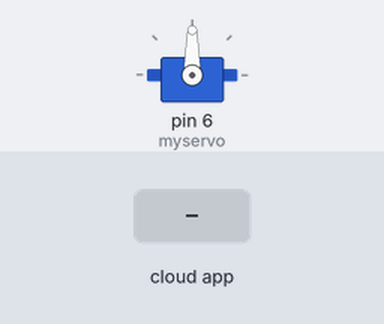
Recording of a sketch running on a simulated Arduino Uno, built with avr-gcc and run on an emulated ATmega328P. Shown: servo. The test bench sets the inputs (shaded band). The ROS host is connected and sends only what is stated.

Above: at 1.2 s.
1.3 s: the phone or cloud app sets new_rudder_heading to 0
At 2.5 s:
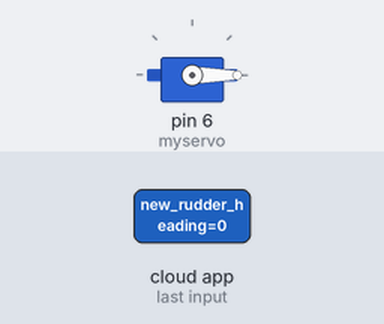
2.8 s: the phone or cloud app sets new_rudder_heading to 45
At 3.8 s:
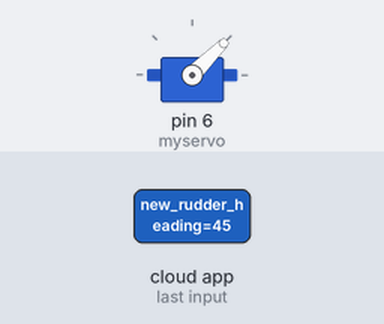
4.3 s: the phone or cloud app sets new_rudder_heading to 180
At 4.9 s:
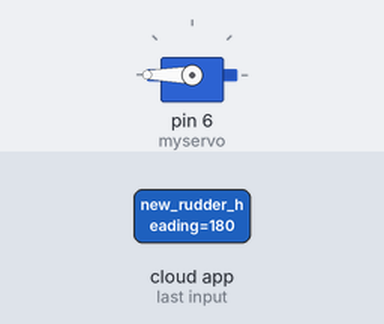
5.8 s: the phone or cloud app sets new_rudder_heading to 90
At 6.1 s:
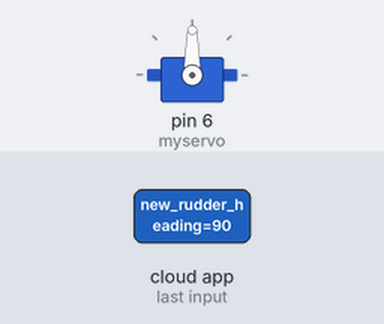
Timing chart, 0 to 8.3 s (numbered marks = the images above; inputs shaded):
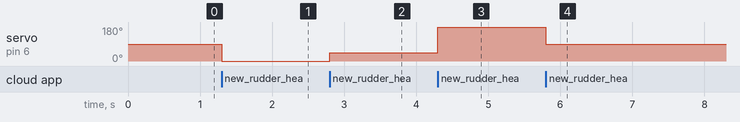

The sketch:

rudderControl.ino
```cpp
/*
 * rosserial subscriber to rudder heading
 * moves rudder to match heading
 */

#include <ros.h>
#include <Servo.h>
#include <std_msgs/Int32.h>

Servo myservo;
ros::NodeHandle  nh;

void messageCb( const std_msgs::Int32& rudderHeading){
  myservo.write(rudderHeading.data); //changes rudder heading
}

ros::Subscriber<std_msgs::Int32> sub("new_rudder_heading", &messageCb );

void setup()
{
  myservo.attach(6);
  nh.initNode();
  nh.subscribe(sub);
}

void loop()
{
  nh.spinOnce(); //brings in info for subscriber
  delay(1);
}
```

Measured:
- after the input at 1.3 s, servo on pin 6 (myservo): 90° → 0° at once
- after the input at 2.8 s, servo on pin 6 (myservo): 0° → 45° at once
- after the input at 4.3 s, servo on pin 6 (myservo): 45° → 180° at once
- after the input at 5.8 s, servo on pin 6 (myservo): 180° → 90° at once
